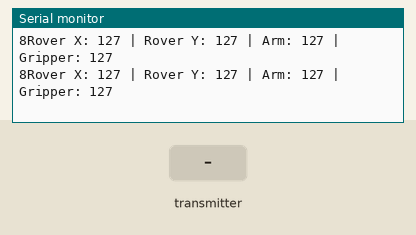
A sketch run on a simulated Arduino Uno, built with avr-gcc and run on an emulated ATmega328P. Parts: the last lines printed to the serial monitor. Inputs (shaded band) come from the test bench. No radio packets arrive unless stated.

Above: at 1.3 s.
1.4 s: the transmitter starts sending rover_x = 0
At 1.9 s:
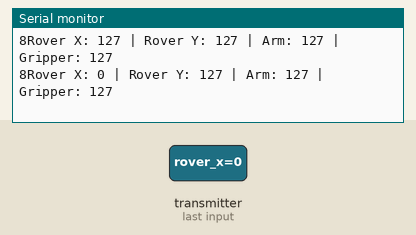
2.9 s: the transmitter starts sending rover_y = 0
At 3.5 s:
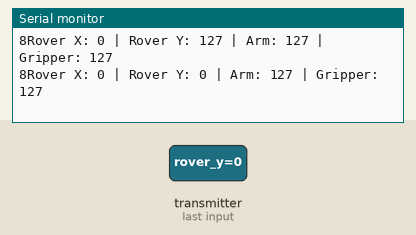
4.4 s: the transmitter starts sending arm = 0
At 5.0 s:
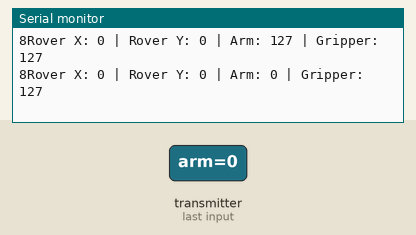
5.9 s: the transmitter starts sending gripper = 0
At 6.5 s:
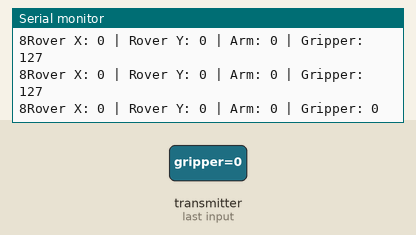
7.4 s: the transmitter starts sending rover_x = 256
At 8.0 s:
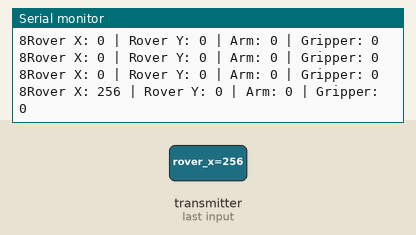
8.9 s: the transmitter starts sending rover_y = 256
At 9.5 s:
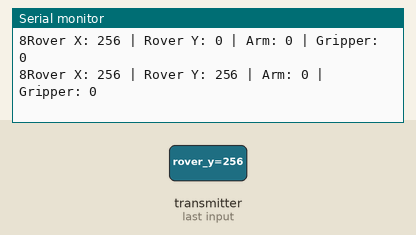
Timing chart, 0 to 11.4 s (numbered marks = the images above; inputs shaded):
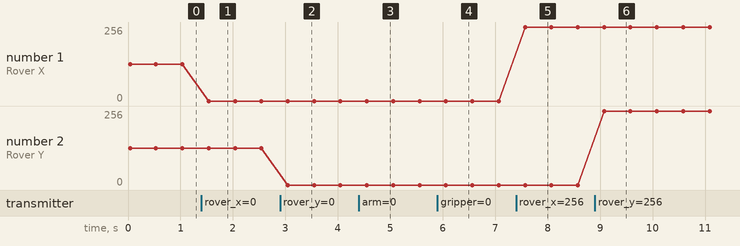

Measured:
- after the input at 1.4 s, the serial monitor: prints a new line after 0.14 s (image 1)
- after the input at 2.9 s, the serial monitor: prints a new line after 0.15 s (image 2)
- after the input at 4.4 s, the serial monitor: prints a new line after 0.15 s (image 3)
- after the input at 5.9 s, the serial monitor: prints a new line after 0.16 s (image 4)
- after the input at 7.4 s, the serial monitor: prints a new line after 0.17 s (image 5)
- after the input at 8.9 s, the serial monitor: prints a new line after 0.18 s (image 6)
- plotted number 1: 127 → 0 after the input at 1.4 s, 0 → 256 after the input at 7.4 s

The sketch:

RX.ino
```cpp
#include <SPI.h>
#include <nRF24L01.h>
#include <RF24.h>

const uint64_t pipeIn = 0xE9E8F0F0E1LL;  // Must match the transmitter

RF24 radio(4, 5);  // CE = GPIO4, CSN = GPIO5

struct Signal {
  int16_t rover_x;
  int16_t rover_y;
  int16_t arm;
  int16_t gripper;
};

Signal receivedData;

void ResetData()
{
// Define the inicial value of each data input. | Veri girişlerinin başlangıç değerleri
// The middle position for Potenciometers. (254/2=127) | Potansiyometreler için orta konum
receivedData.rover_x = 127;   // Center | Merkez
receivedData.rover_y = 127;  // Center | Merkez
receivedData.arm = 127; // Motor Stop | Motor Kapalı
receivedData.gripper = 127;   // Center | Merkez
}


void setup() {
  Serial.begin(9600);
  Serial.println("ESP32 Receiver");

  ResetData();
  if (!radio.begin()) {
    Serial.println("nRF24L01 NOT FOUND! Check wiring.");
    while (1);  // Stop execution if module is not found
  }

  radio.openReadingPipe(1, pipeIn);
  radio.setAutoAck(true);
  radio.setDataRate(RF24_250KBPS);
  radio.setPALevel(RF24_PA_LOW);
  radio.startListening();  // Enable receiving mode

  Serial.println("Listening for data...");
}

unsigned long lastRecvTime = 0;

void recvData()
{
while ( radio.available() ) {
radio.read(&receivedData, sizeof(Signal));
lastRecvTime = millis();   // receive the data | data alınıyor
  }
}

void loop() {
  recvData();
  unsigned long now = millis();
  if ( now - lastRecvTime > 1000 ) {
    ResetData(); // Signal lost.. Reset data | Sinyal kayıpsa data resetleniyor
  }
    // Print received values
    Serial.print(sizeof(Signal));
    Serial.print("Rover X: "); Serial.print(receivedData.rover_x);
    Serial.print(" | Rover Y: "); Serial.print(receivedData.rover_y);
    Serial.print(" | Arm: "); Serial.print(receivedData.arm);
    Serial.print(" | Gripper: "); Serial.println(receivedData.gripper);

  delay(500);  // Small delay to avoid spamming serial output
}
```
